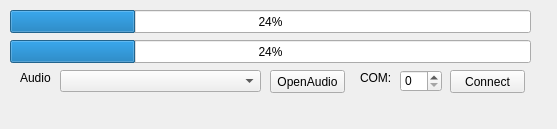
<?xml version="1.0" encoding="UTF-8"?>
<ui version="4.0">
 <class>MainWindow</class>
 <widget class="QMainWindow" name="MainWindow">
  <property name="geometry">
   <rect>
    <x>0</x>
    <y>0</y>
    <width>557</width>
    <height>129</height>
   </rect>
  </property>
  <property name="sizePolicy">
   <sizepolicy hsizetype="Fixed" vsizetype="Fixed">
    <horstretch>0</horstretch>
    <verstretch>0</verstretch>
   </sizepolicy>
  </property>
  <property name="windowTitle">
   <string>MainWindow</string>
  </property>
  <widget class="QWidget" name="centralwidget">
   <widget class="QLabel" name="label_2">
    <property name="geometry">
     <rect>
      <x>20</x>
      <y>70</y>
      <width>31</width>
      <height>16</height>
     </rect>
    </property>
    <property name="text">
     <string>Audio:</string>
    </property>
   </widget>
   <widget class="QProgressBar" name="progressBar_2">
    <property name="geometry">
     <rect>
      <x>10</x>
      <y>40</y>
      <width>521</width>
      <height>23</height>
     </rect>
    </property>
    <property name="value">
     <number>24</number>
    </property>
   </widget>
   <widget class="QSpinBox" name="spinBox">
    <property name="geometry">
     <rect>
      <x>400</x>
      <y>70</y>
      <width>42</width>
      <height>22</height>
     </rect>
    </property>
   </widget>
   <widget class="QPushButton" name="pushButton_2">
    <property name="geometry">
     <rect>
      <x>270</x>
      <y>70</y>
      <width>75</width>
      <height>23</height>
     </rect>
    </property>
    <property name="text">
     <string>OpenAudio</string>
    </property>
   </widget>
   <widget class="QProgressBar" name="progressBar">
    <property name="geometry">
     <rect>
      <x>10</x>
      <y>10</y>
      <width>521</width>
      <height>23</height>
     </rect>
    </property>
    <property name="value">
     <number>24</number>
    </property>
   </widget>
   <widget class="QPushButton" name="pushButton">
    <property name="geometry">
     <rect>
      <x>450</x>
      <y>70</y>
      <width>75</width>
      <height>23</height>
     </rect>
    </property>
    <property name="text">
     <string>Connect</string>
    </property>
   </widget>
   <widget class="QComboBox" name="comboBox">
    <property name="geometry">
     <rect>
      <x>60</x>
      <y>70</y>
      <width>201</width>
      <height>22</height>
     </rect>
    </property>
   </widget>
   <widget class="QLabel" name="label">
    <property name="geometry">
     <rect>
      <x>360</x>
      <y>70</y>
      <width>31</width>
      <height>16</height>
     </rect>
    </property>
    <property name="text">
     <string>COM:</string>
    </property>
   </widget>
  </widget>
  <widget class="QMenuBar" name="menubar">
   <property name="geometry">
    <rect>
     <x>0</x>
     <y>0</y>
     <width>557</width>
     <height>21</height>
    </rect>
   </property>
  </widget>
 </widget>
 <resources/>
 <connections/>
</ui>
